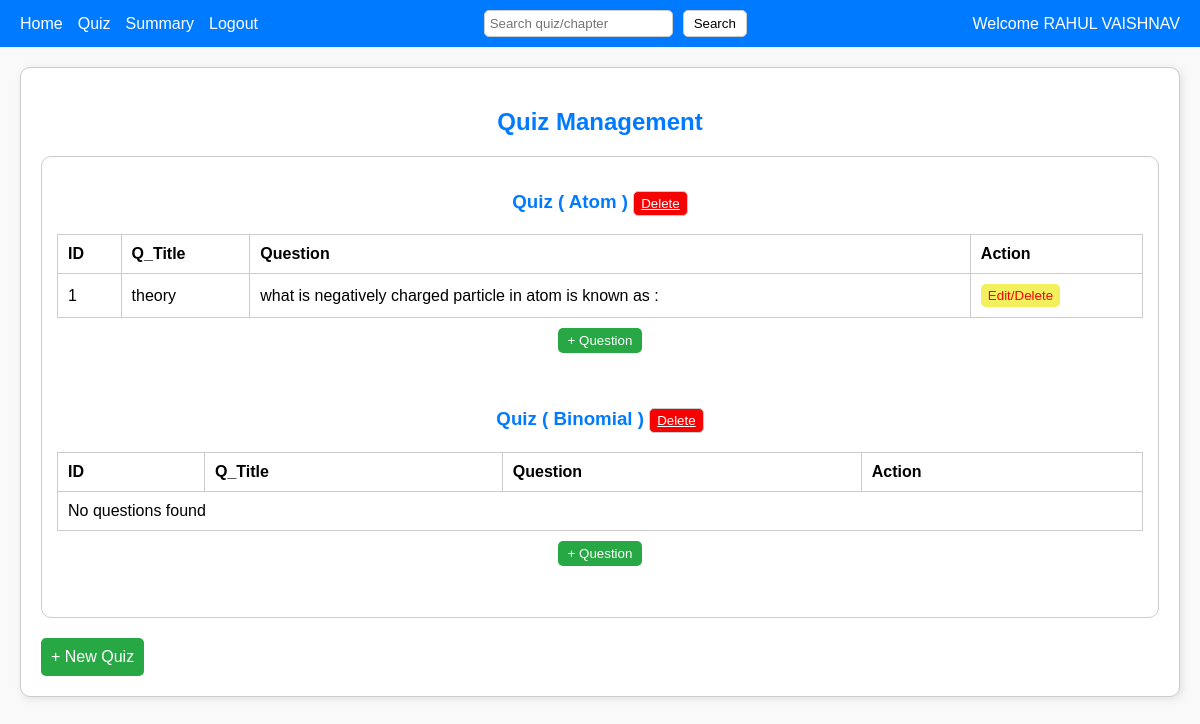
Page /admin_quiz on the earlier database version.
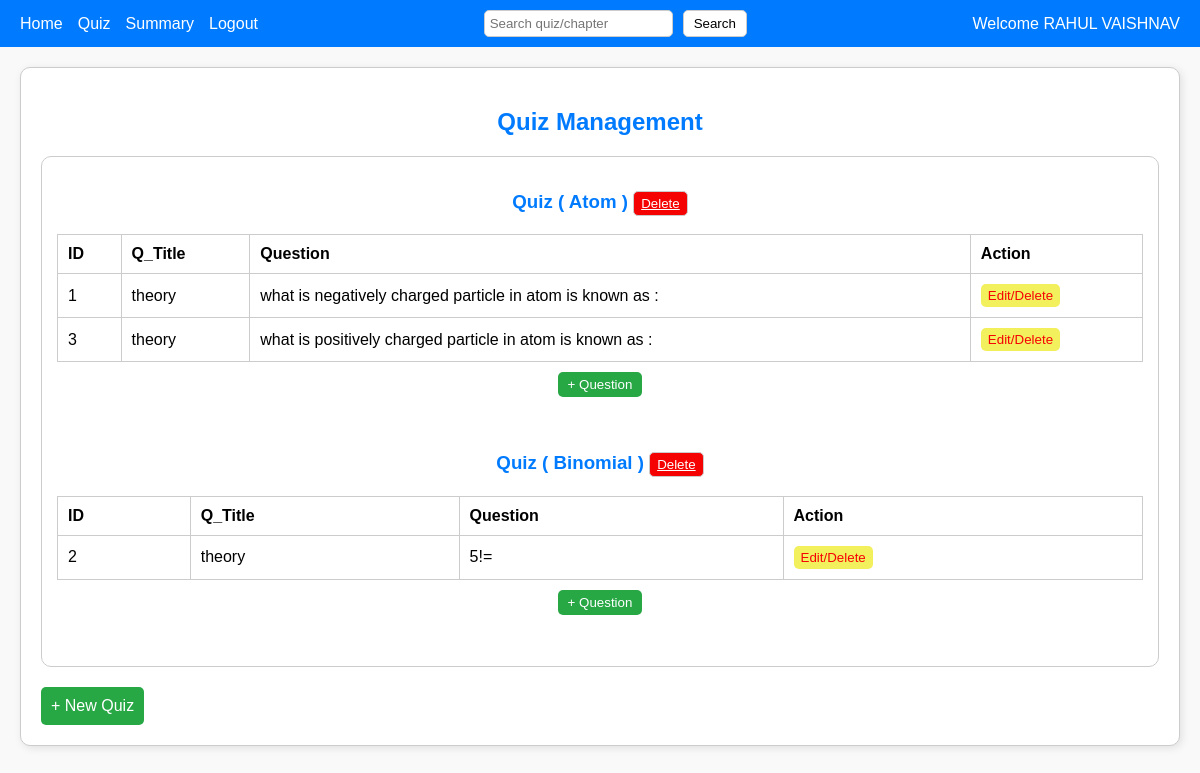
Same page on the later database version.
### backend/models.py (models this page shows)
class Quiz(db.Model):#class name should start with capital letter,tablename should start with small letter
    __tablename__ = 'quiz'
    quiz_id=db.Column(db.Integer, primary_key=True,autoincrement=True)#iska student id se kuch lena dena nahi hai
    chapter_id=db.Column(db.Integer, db.ForeignKey('chapters.chapter_id'), nullable=False)
    date_quiz=db.Column(db.String(80), nullable=False)
    time_duration=db.Column(db.Integer, nullable=False)
    chapter_name=db.Column(db.String(80) , nullable=False)#remember it has relationship with chapters tables as of chapter_name
    questions_of_a_quiz_id = db.relationship('Questions', cascade='all, delete', backref='quiz', lazy=True)# it tells all the questions of a quiz(here we are getting quiz through quiz id)

class Questions(db.Model):
    __tablename__ = 'questions'
    question_id=db.Column(db.Integer, primary_key=True,autoincrement=True)#iska student id se kuch lena dena nahi hai
    chapter_id=db.Column(db.Integer, db.ForeignKey('chapters.chapter_id'), nullable=False)
    quiz_id=db.Column(db.Integer, db.ForeignKey('quiz.quiz_id'), nullable=False)
    question_title=db.Column(db.String(80), nullable=False)
    question=db.Column(db.String(300), nullable=False)
    option_a=db.Column(db.String(300), nullable=False)
    option_b=db.Column(db.String(300), nullable=False)
    option_c=db.Column(db.String(300), nullable=False)
    option_d=db.Column(db.String(300), nullable=False)
    correct_option=db.Column(db.String(300), nullable=False)

### backend/controllers.py (the view)
@app.route("/admin_quiz",methods=["GET","POST"])
def admin_quiz():
    quiz=Quiz.query.all()
    chapters=Chapters.query.all()
    user=Admin_User_Details.query.filter_by(role=0).first()
    return render_template("2_admin_quiz.html",admin=user.Full_name,quizes=quiz,chapters=chapters)

### templates/2_admin_quiz.html (shortened to what this page needs)
<!DOCTYPE html>
<html lang="en">
<head>
    <link rel="stylesheet" href="/static/css/2_admin_quiz.css">
</head>
<body>
    <div class="header">
        <div class="nav-links">
            <a href="/admin_home">Home</a>
            <a href="/admin_quiz">Quiz</a>
            <a href="/admin_summary">Summary</a>
            <a href="/">Logout</a>
        </div>
        <form class="search" action="/search_quiz" method="post">
            <input type="search" placeholder="Search quiz/chapter" name="search">
            <button type="submit">Search</button>
        </form>
        <div>Welcome {{admin}}</div>
    </div>
    <div class="container">
        <h2>Quiz Management</h2>
        <div class="quiz-section">
            <div class="quiz">
            {%if quizes%}
            {%for quiz in quizes%}
                <h3>Quiz  ( {{quiz.chapter_name}} ) <a href="/delete_quiz/{{quiz.quiz_id}}" style="color:white;"><button class="edt">Delete</button"></a></h3>
                <table>
                    <tr>
                        <th>ID</th>
                        <th>Q_Title</th>
                        <th>Question</th>
                        <th>Action</th>
                    </tr>
                    {%if quiz.questions_of_a_quiz_id%}
                    {%for question in quiz.questions_of_a_quiz_id%}
                    <tr>
                        <td>{{question.question_id}}</td>
                        <td>{{question.question_title}}</td>
                        <td>{{question.question}}</td>
                        <td><a href="/edit_question/{{question.question_id}}/{{quiz.chapter_id}}/{{quiz.quiz_id}}"><button class="edit">Edit/Delete</button></a></td>
                    </tr>
                    {%endfor%}
                    {%else%}
                    <tr>
                        <td colspan="4">No questions found</td>
                    </tr>
                    {%endif%}
                </table>
                <a href="/add_question/{{quiz.chapter_id}}/{{quiz.quiz_id}}"><div class="add-question">
                    <button>+ Question</button>
                </div></a>
                <br><br>
                {%endfor%}
            {%else%}
            <h2>No quizzes found</h2>
            {%endif%}
            </div>
        </div>
        <div class="footer">
            <a href="/add_newquiz">+ New Quiz</a>
        </div>
    </div>
</body>
</html>

Differences in the rows shown:
added Questions: question_id "3", question_title "theory", question "what is positively charged particle in atom is known as :", shown under Quiz "Atom"
changed Quiz "Binomial": no longer shows "No questions found"
added Questions: question_id "2", question_title "theory", question "5!=", shown under Quiz "Binomial"
